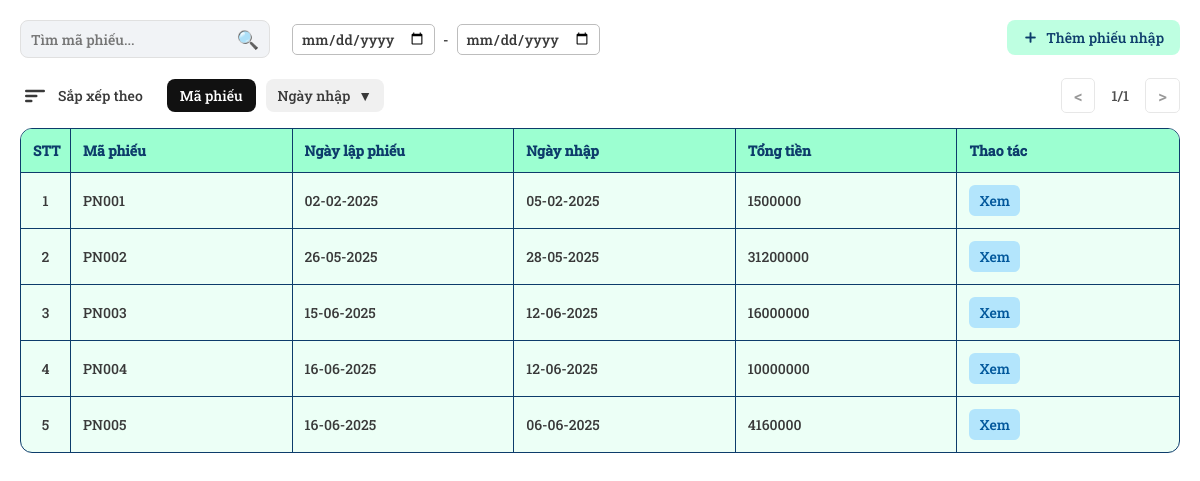
/admin/Receipt/receipts.php (signed in), run on the app's committed database.
### tables this page shows
CREATE TABLE `phieunhap` (
  `MaPN` varchar(10) NOT NULL,
  `NgayLapPhieu` date NOT NULL DEFAULT curdate(),
  `NgayNhap` date NOT NULL,
  `TongTien` float DEFAULT NULL
);

### admin/Receipt/receipts.php (the view, shortened to what this page needs)
<?php
include __DIR__ . '/../../connect.php';
$role = $_SESSION['role'];
$result = $mysqli->query("SELECT * FROM phieunhap");
?>
<!DOCTYPE html>
<html lang="vi">
<head>
    <link rel="stylesheet" href="https://cdn.jsdelivr.net/npm/choices.js/public/assets/styles/choices.min.css">
    <link rel="stylesheet" href="../../assets/general-style.css" type="text/css">
    <link rel="stylesheet" href="../../assets/receipts-style.css" type="text/css">
</head>
<body>
    <div class="main-content">
        <div class="toolbar">
            <div class="toolbar-row">
                <div class="search-filter-group">
                    <div class="search-box">
                        <input type="text" id="timMaPN" name="mapn" placeholder="Tìm mã phiếu..." class="search-input">
                        <button class="search-button">🔍</button>
                    </div>
                    <div class="date-range-group">
                        <input type="date" id="date-from" class="date-from" placeholder="Từ ngày">
                        <span style="margin: 0 4px;">-</span>
                        <input type="date" id="date-to" class="date-to" placeholder="Đến ngày">
                    </div>
                </div>
                <?php if($role === 'Admin'): ?>
                <button class="add-button" onclick="createNewReceipt()">
                    <img src="../../assets/plus.png" class="icon-add" alt="Add Icon" />
                    Thêm phiếu nhập
                </button>
                <?php endif; ?>
            </div>
        </div>
        <div class="sort-pagination-bar">
            <div class="sort-bar">
                <div class="sort-title-group">
                    <span class="sort-icon">
                        <svg width="30" height="30" viewBox="0 0 24 24" fill="none"><rect x="4" y="7" width="16" height="2" rx="1" fill="#393939"/><rect x="4" y="11" width="10" height="2" rx="1" fill="#393939"/><rect x="4" y="15" width="6" height="2" rx="1" fill="#393939"/></svg>
                    </span>
                    <span class="sort-label">Sắp xếp theo</span>
                </div>
                <div class="sort-tabs">
                    <button class="sort-btn active" data-sort="id">Mã phiếu</button>
                    <div class="sort-dropdown">
                        <button class="sort-btn sort-dropdown-toggle" id="sortDateBtn">
                            <span class="label">Ngày nhập</span>
                            <span class="arrow">&#9660;</span>
                        </button>
                    </div>
                </div>
            </div>
            <span class="pagination">
                <button class="page-btn prev">&lt;</button>
                <span class="page-info">1/1</span>
                <button class="page-btn next">&gt;</button>
            </span>
        </div>
        <table id="receiptTable" class="table">
            <thead>
                <tr>
                    <th class="stt">STT</th>
                    <th class="id">Mã phiếu</th>
                    <th>Ngày lập phiếu</th>
                    <th>Ngày nhập</th>
                    <th>Tổng tiền</th>
                    <th class="action-buttons">Thao tác</th>
                </tr>
            </thead>
            <tbody>
                <?php $stt = 1; ?>
                <?php while ($receipts = $result->fetch_assoc()): ?>
                <tr>
                    <td><?= $stt++ ?></td>
                    <td class="id"><?= htmlspecialchars($receipts['MaPN']) ?></td>
                    <td>
                        <?php
                            $date = $receipts['NgayLapPhieu'];
                            $d = new DateTime($date);
                            echo $d->format('d-m-Y');
                        ?>
                    </td>
                    <td>
                        <?php
                            $date = $receipts['NgayNhap'];
                            $d = new DateTime($date);
                            echo $d->format('d-m-Y');
                        ?>
                    </td>
                    <td><?= htmlspecialchars($receipts['TongTien']) ?></td>
                    <td class="action-buttons">
                        <button class="view-btn" onclick="openReceiptForm('<?= $receipts['MaPN'] ?>')">Xem</button>
                    </td>
                </tr>
                <?php endwhile; ?>
            </tbody>
        </table>
    </div>
</body>
</html>

### assets/general-style.css (style rules this page uses)
* { margin: 0; padding: 0; box-sizing: border-box; }
body, input, button, select, textarea { color: #393939; font-family: fontweb; font-size: 14px; background-color: #ffffff; }
.main-content { padding: 20px; }
.toolbar { margin-bottom: 20px; }
.toolbar-row { display: flex; justify-content: space-between; align-items: center; flex-wrap: wrap; gap: 1rem; margin-bottom: 1rem; }
.search-filter-group { margin-right: 20px; display: flex; gap: 10px; flex: 1; min-width: 100px; align-items: center; }
.search-box { display: flex; align-items: center; border: 1px solid #e0e0e0; border-radius: 8px; padding: 6px 10px; background-color: #f1f3f6; flex: 1; max-width: 250px; }
.search-input { border: none; background: transparent; outline: none; flex: 1; }
.search-button { background: none; border: none; font-size: 18px; cursor: pointer; }
.icon-add { width: 15px; height: 15px; margin-right: 8px; vertical-align: middle; }
.add-button { align-self: flex-start; display: inline-flex; align-items: center; padding: 8px 16px; background-color: #beffe1; color: #0d3c6b; border: none; border-radius: 8px; cursor: pointer; white-space: nowrap; transition: background-color 0.3s; }
.view-btn, .delete-btn { padding: 6px 10px; margin-right: 5px; border: none; border-radius: 6px; cursor: pointer; }
.view-btn { background-color: #b3e5fc; color: #01579b; }
.sort-pagination-bar { display: flex; align-items: center; justify-content: space-between; padding-bottom: 15px; border-radius: 8px; }
.sort-bar { display: flex; align-items: center; gap: 24px; }
.sort-title-group { display: flex; align-items: center; gap: 8px; }
.sort-bar .sort-icon { display: flex; width: 30px; height: 30px; align-items: center; }
.sort-bar .sort-label { color: #393939; font-size: 14px; }
.sort-tabs { display: flex; align-items: center; gap: 10px; }
.sort-btn { border: none; background: #f0f0f0; color: #393939; padding: 7px 13px; border-radius: 8px; font-size: 14px; cursor: pointer; transition: background 0.2s, color 0.2s; position: relative; }
.sort-btn.active, .sort-btn.sort-dropdown-active { background: #111; color: #fff; }
.sort-dropdown { position: relative; display: inline-block; }
.sort-dropdown-toggle .arrow { margin-left: 8px; font-size: 12px; }
.pagination { margin-left: auto; display: flex; align-items: center; gap: 6px; }
.page-btn { background: #fff; color: #333; padding: 5px 12px; border-radius: 5px; font-size: 17px; cursor: pointer; border: 1px solid #d0d0d0; transition: background 0.2s; }
.page-btn:disabled { opacity: 0.5; cursor: not-allowed; }
.page-info { font-weight: 500; color: #4e4e4e; min-width: 38px; text-align: center; display: inline-block; }
.table { table-layout: fixed; width: 100%; border-collapse: separate; border-spacing: 0; background-color: #ecfff6; border-radius: 12px; overflow: hidden; border: 1.5px solid #0d3c6b; }
.table th, .table td { padding: 12px; text-align: left; border: none; transition: background-color 0.2s ease; }
.table tr:not(:last-child) td { border-bottom: 1px solid #0d3c6b; }
.table th:first-child, .table td:first-child { border-left: none; }
.table th:last-child, .table td:last-child { border-right: none; }
.table tr:first-child th { border-top: none; }
.table tr:last-child td { border-bottom: none; }
.table th:not(:last-child), .table td:not(:last-child) { border-right: 1px solid #0d3c6b; }
.table th { border-bottom: 1px solid #0d3c6b; background-color: #9cffd1; color: #0d3c6b; font-weight: bold; }
.stt, .table th.stt, .table td.stt, .table th:first-child, .table td:first-child { width: 50px; text-align: center; }

### assets/receipts-style.css (style rules this page uses)
#sortDateBtn { min-width: 100px; display: flex; align-items: center; justify-content: space-between; padding-right: 12px; padding-left: 12px; }
#sortDateBtn .label { flex: 1; text-align: left; }
#sortDateBtn .arrow { margin-left: 8px; font-size: 14px; flex-shrink: 0; }
#receiptTable { table-layout: fixed; width: 100%; }
.date-range-group { display: flex; align-items: center; gap: 4px; margin-left: 12px; }
.date-range-group input[type="date"] { padding: 4px 8px; border: 1px solid #bdbdbd; border-radius: 5px; font-size: 14px; }

### data on the page
phieunhap: MaPN "PN001", NgayLapPhieu "02-02-2025", NgayNhap "05-02-2025", TongTien "1500000"
phieunhap: MaPN "PN002", NgayLapPhieu "26-05-2025", NgayNhap "28-05-2025", TongTien "31200000"
phieunhap: MaPN "PN003", NgayLapPhieu "15-06-2025", NgayNhap "12-06-2025", TongTien "16000000"
phieunhap: MaPN "PN004", NgayLapPhieu "16-06-2025", NgayNhap "12-06-2025", TongTien "10000000"
phieunhap: MaPN "PN005", NgayLapPhieu "16-06-2025", NgayNhap "06-06-2025", TongTien "4160000"
